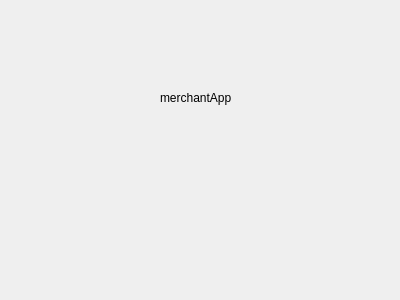
<?xml version="1.0" encoding="UTF-8"?>
<ui version="4.0">
 <class>MerchantAppDialog</class>
 <widget class="QDialog" name="MerchantAppDialog">
  <property name="geometry">
   <rect>
    <x>0</x>
    <y>0</y>
    <width>400</width>
    <height>300</height>
   </rect>
  </property>
  <property name="windowTitle">
   <string>Dialog</string>
  </property>
  <widget class="QLabel" name="label">
   <property name="geometry">
    <rect>
     <x>160</x>
     <y>90</y>
     <width>80</width>
     <height>16</height>
    </rect>
   </property>
   <property name="text">
    <string>merchantApp</string>
   </property>
  </widget>
 </widget>
 <resources/>
 <connections/>
</ui>
